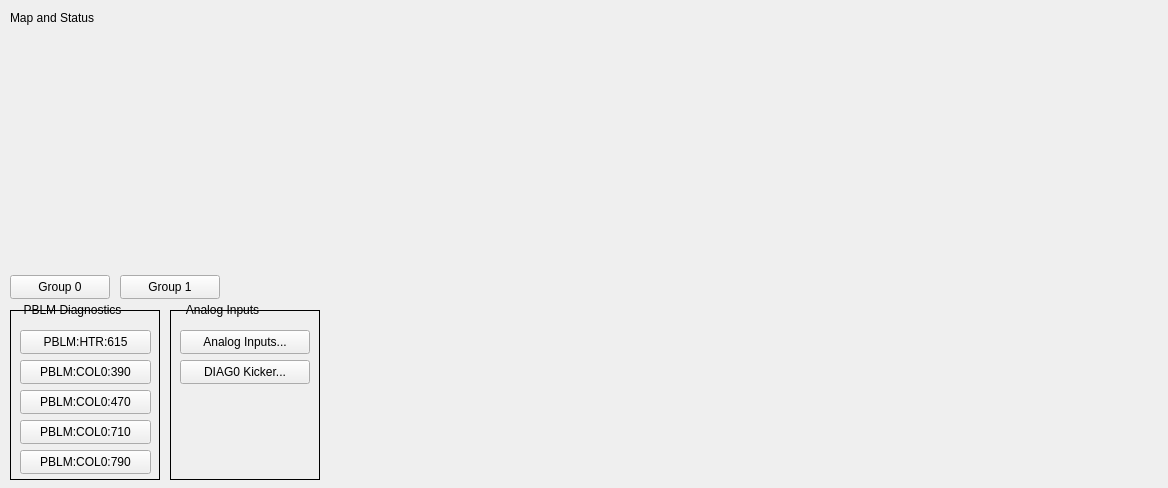
<?xml version="1.0" encoding="UTF-8"?>
<ui version="4.0">
 <class>Form</class>
 <widget class="QWidget" name="Form">
  <property name="geometry">
   <rect>
    <x>0</x>
    <y>0</y>
    <width>1168</width>
    <height>488</height>
   </rect>
  </property>
  <property name="windowTitle">
   <string>MPS L0B Main</string>
  </property>
  <widget class="QLabel" name="label_3">
   <property name="geometry">
    <rect>
     <x>10</x>
     <y>10</y>
     <width>121</width>
     <height>16</height>
    </rect>
   </property>
   <property name="text">
    <string>Map and Status</string>
   </property>
  </widget>
  <widget class="PyDMEmbeddedDisplay" name="PyDMEmbeddedDisplay_3">
   <property name="geometry">
    <rect>
     <x>10</x>
     <y>30</y>
     <width>881</width>
     <height>241</height>
    </rect>
   </property>
   <property name="toolTip">
    <string/>
   </property>
   <property name="filename" stdset="0">
    <string>$PHYSICS_TOP/mps_configuration/current/display/areas/mps_l0b_link_nodes.ui</string>
   </property>
  </widget>
  <widget class="PyDMRelatedDisplayButton" name="PyDMRelatedDisplayButton_5">
   <property name="geometry">
    <rect>
     <x>10</x>
     <y>275</y>
     <width>100</width>
     <height>24</height>
    </rect>
   </property>
   <property name="toolTip">
    <string/>
   </property>
   <property name="text">
    <string>Group 0</string>
   </property>
   <property name="filenames" stdset="0">
    <stringlist>
     <string>$PHYSICS_TOP/mps_configuration/current/display/groups/LinkNodeGroup0.ui</string>
    </stringlist>
   </property>
   <property name="showIcon" stdset="0">
    <bool>false</bool>
   </property>
   <property name="openInNewWindow" stdset="0">
    <bool>true</bool>
   </property>
  </widget>
  <widget class="PyDMRelatedDisplayButton" name="PyDMRelatedDisplayButton_6">
   <property name="geometry">
    <rect>
     <x>120</x>
     <y>275</y>
     <width>100</width>
     <height>24</height>
    </rect>
   </property>
   <property name="toolTip">
    <string/>
   </property>
   <property name="text">
    <string>Group 1</string>
   </property>
   <property name="filenames" stdset="0">
    <stringlist>
     <string>$PHYSICS_TOP/mps_configuration/current/display/groups/LinkNodeGroup1.ui</string>
    </stringlist>
   </property>
   <property name="showIcon" stdset="0">
    <bool>false</bool>
   </property>
   <property name="openInNewWindow" stdset="0">
    <bool>true</bool>
   </property>
  </widget>
  <widget class="PyDMDrawingImage" name="PyDMDrawingImage_2">
   <property name="geometry">
    <rect>
     <x>970</x>
     <y>400</y>
     <width>80</width>
     <height>75</height>
    </rect>
   </property>
   <property name="toolTip">
    <string/>
   </property>
   <property name="styleSheet">
    <string notr="true"/>
   </property>
   <property name="brush" stdset="0">
    <brush brushstyle="SolidPattern">
     <color alpha="255">
      <red>193</red>
      <green>193</green>
      <blue>195</blue>
     </color>
    </brush>
   </property>
   <property name="filename" stdset="0">
    <string>lcls_mps_lockup_stacked_digital.png</string>
   </property>
  </widget>
  <widget class="QFrame" name="frame">
   <property name="geometry">
    <rect>
     <x>10</x>
     <y>310</y>
     <width>150</width>
     <height>170</height>
    </rect>
   </property>
   <property name="frameShape">
    <enum>QFrame::Box</enum>
   </property>
   <property name="frameShadow">
    <enum>QFrame::Plain</enum>
   </property>
   <widget class="PyDMEDMDisplayButton" name="PyDMEDMDisplayButton_5">
    <property name="geometry">
     <rect>
      <x>10</x>
      <y>20</y>
      <width>131</width>
      <height>24</height>
     </rect>
    </property>
    <property name="toolTip">
     <string/>
    </property>
    <property name="text">
     <string>PBLM:HTR:615</string>
    </property>
    <property name="filenames" stdset="0">
     <stringlist>
      <string>$EDM/bcs/bcs_pblm_status.edl</string>
     </stringlist>
    </property>
    <property name="titles" stdset="0">
     <stringlist/>
    </property>
    <property name="showIcon" stdset="0">
     <bool>false</bool>
    </property>
    <property name="macros" stdset="0">
     <stringlist>
      <string>BLM=PBLM:HTR:615</string>
     </stringlist>
    </property>
    <property name="openInNewWindow" stdset="0">
     <bool>true</bool>
    </property>
   </widget>
   <widget class="PyDMEDMDisplayButton" name="PyDMEDMDisplayButton">
    <property name="geometry">
     <rect>
      <x>10</x>
      <y>50</y>
      <width>131</width>
      <height>24</height>
     </rect>
    </property>
    <property name="toolTip">
     <string/>
    </property>
    <property name="text">
     <string>PBLM:COL0:390</string>
    </property>
    <property name="filenames" stdset="0">
     <stringlist>
      <string>$EDM/bcs/bcs_pblm_status.edl</string>
     </stringlist>
    </property>
    <property name="titles" stdset="0">
     <stringlist/>
    </property>
    <property name="showIcon" stdset="0">
     <bool>false</bool>
    </property>
    <property name="macros" stdset="0">
     <stringlist>
      <string>BLM=PBLM:COL0:390</string>
     </stringlist>
    </property>
    <property name="openInNewWindow" stdset="0">
     <bool>true</bool>
    </property>
   </widget>
   <widget class="PyDMEDMDisplayButton" name="PyDMEDMDisplayButton_2">
    <property name="geometry">
     <rect>
      <x>10</x>
      <y>80</y>
      <width>131</width>
      <height>24</height>
     </rect>
    </property>
    <property name="toolTip">
     <string/>
    </property>
    <property name="text">
     <string>PBLM:COL0:470</string>
    </property>
    <property name="filenames" stdset="0">
     <stringlist>
      <string>$EDM/bcs/bcs_pblm_status.edl</string>
     </stringlist>
    </property>
    <property name="titles" stdset="0">
     <stringlist>
      <string></string>
     </stringlist>
    </property>
    <property name="showIcon" stdset="0">
     <bool>false</bool>
    </property>
    <property name="macros" stdset="0">
     <stringlist>
      <string>BLM=PBLM:COL0:470</string>
     </stringlist>
    </property>
    <property name="openInNewWindow" stdset="0">
     <bool>true</bool>
    </property>
   </widget>
   <widget class="PyDMEDMDisplayButton" name="PyDMEDMDisplayButton_3">
    <property name="geometry">
     <rect>
      <x>10</x>
      <y>110</y>
      <width>131</width>
      <height>24</height>
     </rect>
    </property>
    <property name="toolTip">
     <string/>
    </property>
    <property name="text">
     <string>PBLM:COL0:710</string>
    </property>
    <property name="filenames" stdset="0">
     <stringlist>
      <string>$EDM/bcs/bcs_pblm_status.edl</string>
     </stringlist>
    </property>
    <property name="titles" stdset="0">
     <stringlist>
      <string></string>
     </stringlist>
    </property>
    <property name="showIcon" stdset="0">
     <bool>false</bool>
    </property>
    <property name="macros" stdset="0">
     <stringlist>
      <string>BLM=PBLM:COL0:710</string>
     </stringlist>
    </property>
    <property name="openInNewWindow" stdset="0">
     <bool>true</bool>
    </property>
   </widget>
   <widget class="PyDMEDMDisplayButton" name="PyDMEDMDisplayButton_4">
    <property name="geometry">
     <rect>
      <x>10</x>
      <y>140</y>
      <width>131</width>
      <height>24</height>
     </rect>
    </property>
    <property name="toolTip">
     <string/>
    </property>
    <property name="text">
     <string>PBLM:COL0:790</string>
    </property>
    <property name="filenames" stdset="0">
     <stringlist>
      <string>$EDM/bcs/bcs_pblm_status.edl</string>
     </stringlist>
    </property>
    <property name="titles" stdset="0">
     <stringlist>
      <string></string>
     </stringlist>
    </property>
    <property name="showIcon" stdset="0">
     <bool>false</bool>
    </property>
    <property name="macros" stdset="0">
     <stringlist>
      <string>BLM=PBLM:COL0:790</string>
     </stringlist>
    </property>
    <property name="openInNewWindow" stdset="0">
     <bool>true</bool>
    </property>
   </widget>
  </widget>
  <widget class="QLabel" name="label">
   <property name="geometry">
    <rect>
     <x>15</x>
     <y>300</y>
     <width>115</width>
     <height>20</height>
    </rect>
   </property>
   <property name="text">
    <string>PBLM Diagnostics</string>
   </property>
   <property name="alignment">
    <set>Qt::AlignCenter</set>
   </property>
  </widget>
  <widget class="QFrame" name="frame_2">
   <property name="geometry">
    <rect>
     <x>170</x>
     <y>310</y>
     <width>150</width>
     <height>170</height>
    </rect>
   </property>
   <property name="frameShape">
    <enum>QFrame::Box</enum>
   </property>
   <property name="frameShadow">
    <enum>QFrame::Plain</enum>
   </property>
   <widget class="PyDMRelatedDisplayButton" name="PyDMRelatedDisplayButton">
    <property name="geometry">
     <rect>
      <x>10</x>
      <y>20</y>
      <width>130</width>
      <height>24</height>
     </rect>
    </property>
    <property name="toolTip">
     <string/>
    </property>
    <property name="text">
     <string>Analog Inputs...</string>
    </property>
    <property name="filenames" stdset="0">
     <stringlist>
      <string>mps_threshold_area.ui</string>
     </stringlist>
    </property>
    <property name="showIcon" stdset="0">
     <bool>false</bool>
    </property>
    <property name="macros" stdset="0">
     <stringlist>
      <string>{&quot;AREA&quot;:&quot;L0B&quot;}</string>
     </stringlist>
    </property>
    <property name="openInNewWindow" stdset="0">
     <bool>true</bool>
    </property>
   </widget>
   <widget class="PyDMRelatedDisplayButton" name="PyDMRelatedDisplayButton_2">
    <property name="geometry">
     <rect>
      <x>10</x>
      <y>50</y>
      <width>130</width>
      <height>24</height>
     </rect>
    </property>
    <property name="toolTip">
     <string/>
    </property>
    <property name="text">
     <string>DIAG0 Kicker...</string>
    </property>
    <property name="filenames" stdset="0">
     <stringlist>
      <string>mps_analog_channel.py</string>
     </stringlist>
    </property>
    <property name="showIcon" stdset="0">
     <bool>false</bool>
    </property>
    <property name="macros" stdset="0">
     <stringlist>
      <string>{&quot;P&quot;:&quot;KICK:DIAG0:110&quot;,&quot;WF&quot;:&quot;MPS&quot;}</string>
     </stringlist>
    </property>
    <property name="openInNewWindow" stdset="0">
     <bool>true</bool>
    </property>
   </widget>
  </widget>
  <widget class="QLabel" name="label_2">
   <property name="geometry">
    <rect>
     <x>175</x>
     <y>300</y>
     <width>95</width>
     <height>20</height>
    </rect>
   </property>
   <property name="text">
    <string>Analog Inputs</string>
   </property>
   <property name="alignment">
    <set>Qt::AlignCenter</set>
   </property>
  </widget>
 </widget>
 <customwidgets>
  <customwidget>
   <class>PyDMDrawingImage</class>
   <extends>QWidget</extends>
   <header>pydm.widgets.drawing</header>
  </customwidget>
  <customwidget>
   <class>PyDMEmbeddedDisplay</class>
   <extends>QFrame</extends>
   <header>pydm.widgets.embedded_display</header>
  </customwidget>
  <customwidget>
   <class>PyDMRelatedDisplayButton</class>
   <extends>QPushButton</extends>
   <header>pydm.widgets.related_display_button</header>
  </customwidget>
  <customwidget>
   <class>PyDMEDMDisplayButton</class>
   <extends>PyDMRelatedDisplayButton</extends>
   <header>edmbutton.edm_button</header>
   <container>1</container>
  </customwidget>
 </customwidgets>
 <resources/>
 <connections/>
</ui>
